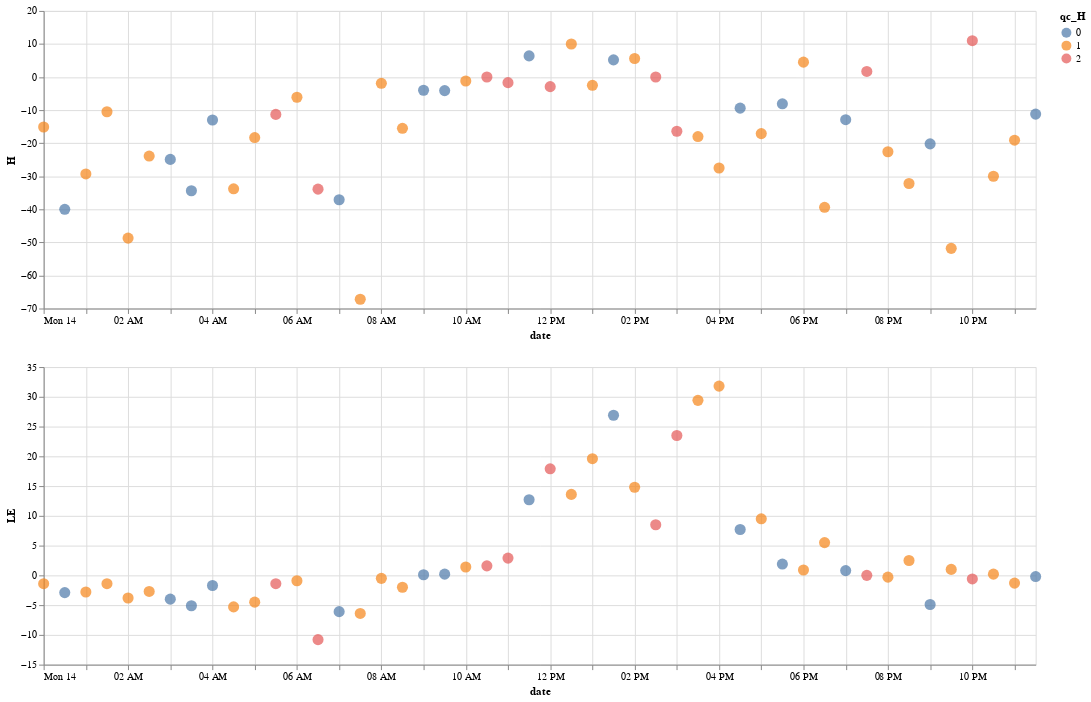

Source (notebook cell):
### Code cell
(
    alt.Chart(flux_df).transform_filter(alt.datum.height == 3).mark_circle(size=125).encode(
        alt.X('date:T'),
        alt.Y('H:Q'),
        alt.Color('qc_H:N')
    ).properties(width=1000)
    &
    alt.Chart(flux_df).transform_filter(alt.datum.height == 3).mark_circle(size=125).encode(
        alt.X('date:T'),
        alt.Y('LE:Q'),
        alt.Color('qc_H:N')
    ).properties(width=1000)
)
